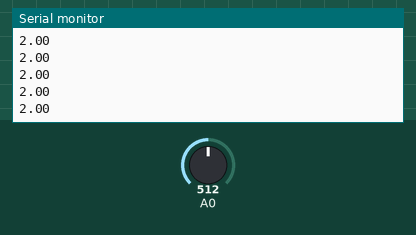
Recording of a sketch running on a simulated Arduino Uno, built with avr-gcc and run on an emulated ATmega328P. Shown: the last lines printed to the serial monitor. The test bench sets the inputs (shaded band); at power-on: A0 = 512.

Above: at 1.2 s.
1.3 s: A0 set to 716
At 1.8 s:
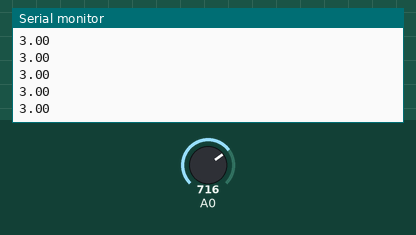
2.8 s: A0 set to 900
At 3.3 s:
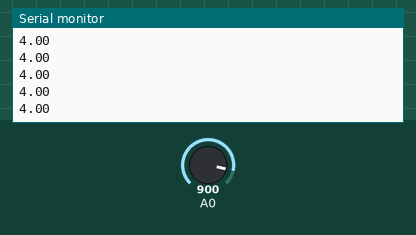
Timing chart, 0 to 5.8 s (numbered marks = the images above; inputs shaded):
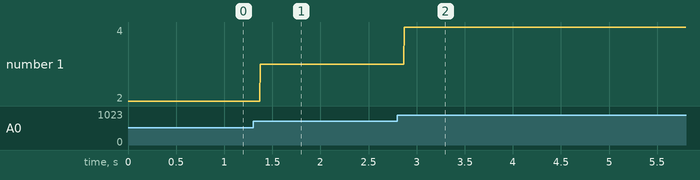

The sketch:

pins-2.ino
```cpp
void setup() {
  // put your setup code here, to run once:
  Serial.begin(9600);
}

void loop() {
  // put your main code here, to run repeatedly:
  int val = analogRead(A0);
  float voltage = map(val, 0, 1023, 0, 5);
  Serial.println(voltage);
}
```

Measured:
- after the input at 1.3 s, the serial monitor: prints a new line after 0.07 s (image 1)
- after the input at 2.8 s, the serial monitor: prints a new line after 0.07 s (image 2)
- plotted number 1: 2 → 3 after the input at 1.3 s, 3 → 4 after the input at 2.8 s
